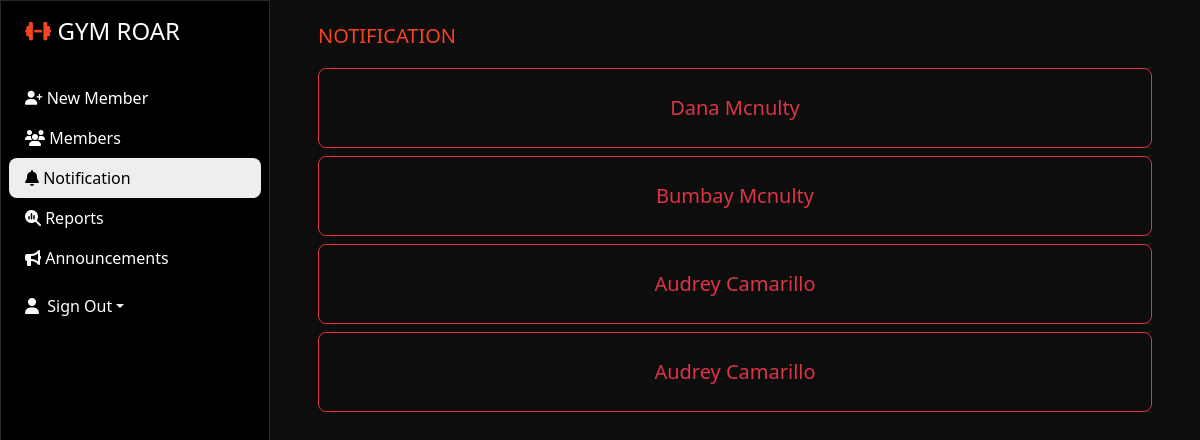
Screenshot of /All/NotificationAdmin.php with the database file from the repository.
### tables this page shows
CREATE TABLE `feedback` (
  `No` int(11) NOT NULL,
  `First_Name` varchar(50) NOT NULL,
  `Last_Name` varchar(50) NOT NULL,
  `Email` varchar(50) NOT NULL,
  `Feedback` text NOT NULL
);

### All/NotificationAdmin.php (the view, shortened to what this page needs)
<!DOCTYPE html>
<html lang="en">
<head>
    <link rel="stylesheet" href="https://cdnjs.cloudflare.com/ajax/libs/font-awesome/6.4.2/css/all.min.css">
    <link rel="stylesheet" href="https://cdnjs.cloudflare.com/ajax/libs/animate.css/3.7.2/animate.min.css">
    <link rel="stylesheet" href="https://cdn.jsdelivr.net/npm/bootstrap@5.3.2/dist/css/bootstrap.min.css">
    <link rel="stylesheet" href="smembers.css">
</head>
<body>
    <div class="main-container fixed-top d-flex">
        <div class="sidebar" id="side_nav">
            <div class="header-box px-4 pt-3 pb-4 d-flex">
            <h1 class="fs-4">
                <a class="navbar-brand" href="Nmember.php">
                    <i class="fas fa-dumbbell fa-sm" style="color: #f54324;"></i>
                <span class="text-white">GYM ROAR</span>
                </a>
            </h1>
        </div>
            <ul class="list-unstyled px-2">
                <li class="nav-item"><a href="Nmember.php" class="text-decoration-none px-3 py-2 d-block"><i class="fa-solid fa-user-plus fa-sm"></i> New Member</a></li>
                <li class="nav-item"><a href="Members.php" class="text-decoration-none px-3 py-2 d-block"><i class="fa-solid fa-users"></i> Members</a></li>
                <li class="active"><a href="NotificationAdmin.php" class="text-decoration-none px-3 py-2 d-block"><i class="fa-solid fa-bell"></i> Notification</a></li>
                <li class="nav-item"><a href="Report.php" class="text-decoration-none px-3 py-2 d-block"><i class="fa-solid fa-magnifying-glass-chart"></i>  Reports </a></li>
                <li class="nav-item"><a href="Announcement.php" class="text-decoration-none px-3 py-2 d-block"><i class="fa-solid fa-bullhorn"></i> Announcements</a></li>
            </ul>
            <div class="dropdown  px-4 pt-6 pb-5 d-flex">
                <a href="#" class="d-flex align-items-center text-white text-decoration-none dropdown-toggle" id="dropdownUser1" data-bs-toggle="dropdown" aria-expanded="false">
                    <i class="fa fa-user"></i> &nbsp Sign Out</a>
            </div>
        </div>
        <div class="content">
        <div class="dashboard-content px-5 pt-4">
        <h2 class="fs-5 mb-3">NOTIFICATION</h2>
        <div class="table-wrapper-scroll-y my-custom-scrollbar" id="notifss">
        <?php
        include "db_conn.php";
        $select = "SELECT * FROM `feedback` ORDER BY `No` DESC";
        $result = mysqli_query($conn, $select);
        while ($rows = mysqli_fetch_assoc($result)) {
        ?>
            <div class="d-grid gap-2 py-1">
                <a class="btn btn-outline-danger btn-lg p-4" href="Feeds.php?Email=<?php echo $rows['Email']?>&No=<?php echo $rows['No'] ?>">
                    <?php echo $rows['First_Name'] ?>  <?php echo $rows['Last_Name'] ?>
                </a>
            </div>
        <?php
        }
        ?>
        </div>
    </div>
</div>
</body>
</html>

### All/smembers.css (style rules this page uses)
body { background: #eee; }
#side_nav { background: #000; min-width: 270px; max-width: 270px; transition: all 0.3s; border: 1px solid rgb(40, 39, 39); }
.content { min-height: 100vh; width: 100%; }
.sidebar li.active { background: #eee; border-radius: 8px; }
.sidebar li.active a, .sidebar li.active a:hover { color: #000; }
.sidebar li a { color: #fff; }
.content { background-color: rgba(6, 6, 6, 0.97); color: white; }
.dashboard-content h2 { color:#f54324; }
.dashboard-content ::placeholder { color:rgb(174, 165, 165); }
.my-custom-scrollbar { position: relative; height: 470px; overflow:auto; border: 2px solid #f54324; }
#notifss { border: none; position: relative; height: 600px; overflow:auto; }

### rows the page displays
feedback: First_Name "Dana", Last_Name "Mcnulty"
feedback: First_Name "Bumbay", Last_Name "Mcnulty"
feedback: First_Name "Audrey", Last_Name "Camarillo"
feedback: First_Name "Audrey", Last_Name "Camarillo"
